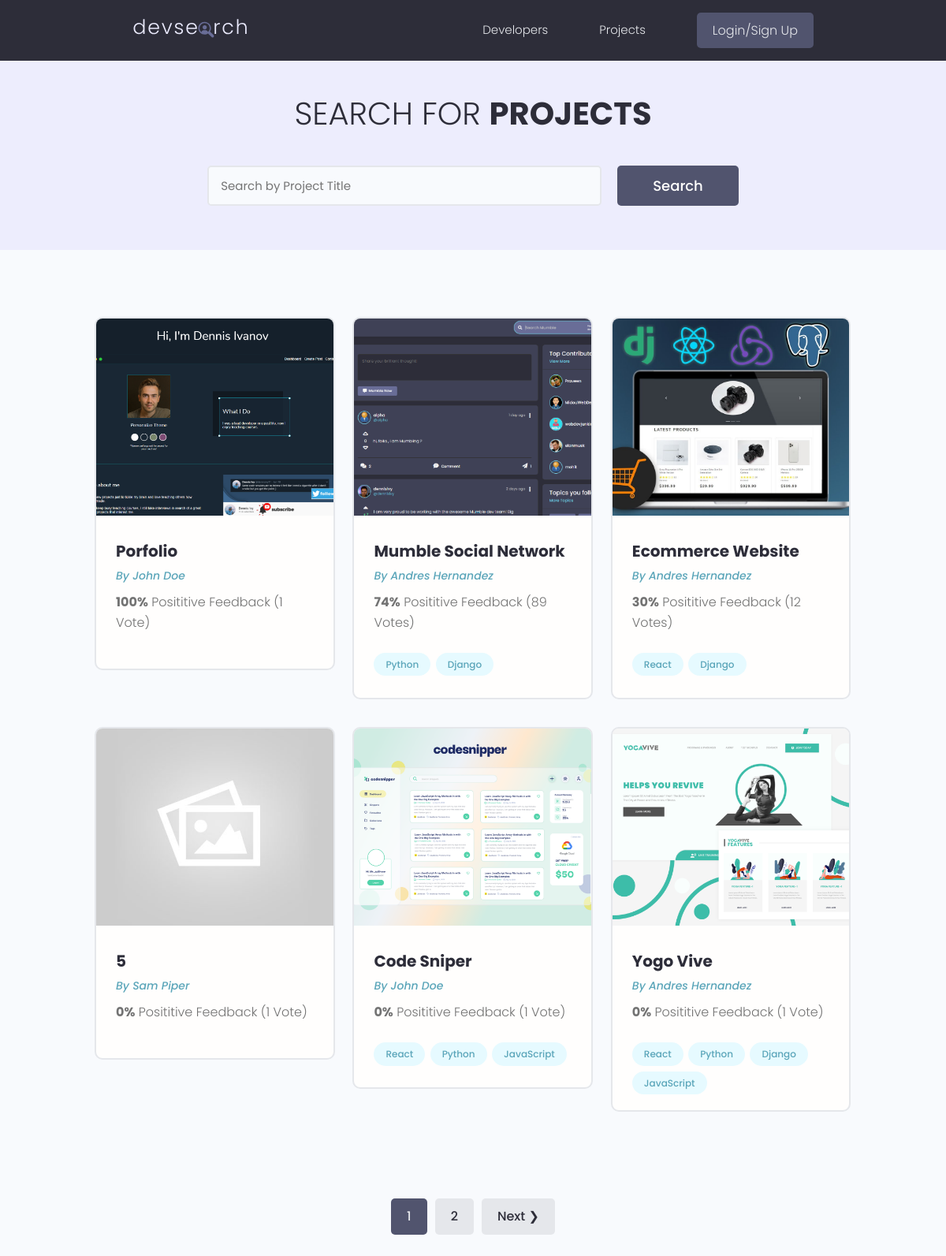
/projects/, run on the app's committed database.
### projects/models.py (models this page shows, shortened)
class Project(models.Model):
    owner = models.ForeignKey(Profile, null=True, blank=True, on_delete=models.SET_NULL)
    title = models.CharField(max_length=200)
    description = models.TextField(null=True, blank=True) # null is for the DB and blank is for the
    featured_image = models.ImageField(null=True, blank=True, default="default.jpg")
    demo_link = models.CharField(max_length=2000, null=True, blank=True)
    source_link = models.CharField(max_length=2000, null=True, blank=True)
    tags = models.ManyToManyField('Tag', blank=True)
    vote_total = models.IntegerField(default=0, null=True, blank=True)
    vote_ratio = models.IntegerField(default=0, null=True, blank=True)
    created = models.DateTimeField(auto_now_add=True)
    id = models.UUIDField(default=uuid.uuid4, unique=True, primary_key=True, editable=False)
    class Meta:
        ordering = ['-vote_ratio', '-vote_total', 'title']

class Tag(models.Model):
    name = models.CharField(max_length=200)
    created = models.DateTimeField(auto_now_add=True)
    id = models.UUIDField(default=uuid.uuid4, unique=True, primary_key=True, editable=False)
    def __str__(self) -> str:
        return self.name

### users/models.py (models this page shows, shortened)
class Profile(models.Model):
    user = models.OneToOneField(User, on_delete=models.CASCADE, null=True, blank=True)
    name = models.CharField(max_length=200, blank=True, null=True)
    email = models.EmailField(max_length=300, blank=True, null=True)
    username = models.CharField(max_length=200, blank=True, null=True)
    location = models.CharField(max_length=200, blank=True, null=True)
    short_intro = models.CharField(max_length=200, blank=True, null=True)
    bio = models.TextField(blank=True, null=True)
    profile_image = models.ImageField(null=True, blank=True, upload_to= 'profiles/', default='profiles/user-default.png')
    social_github = models.CharField(max_length=200, blank=True, null=True)
    social_twitter = models.CharField(max_length=200, blank=True, null=True)
    social_linkedin = models.CharField(max_length=200, blank=True, null=True)
    social_youtube = models.CharField(max_length=200, blank=True, null=True)
    social_website = models.CharField(max_length=200, blank=True, null=True)
    created = models.DateTimeField(auto_now_add=True)
    id = models.UUIDField(default=uuid.uuid4, unique=True, primary_key=True, editable=False)

### projects/views.py (the view)
# urls.py: path('projects/', include('projects.urls')),
def projects(request):
    projects, search_query = searchProjects(request)
    custom_range, projects = paginateProjects(request, projects, 6)
    context = {
        'projects': projects, 'search_query':search_query, 'custom_range': custom_range
        }
    return render(request, 'projects/projects.html', context )

### projects/utils.py (called while the page is built)
def paginateProjects(request, projects, results):
    page = request.GET.get('page')
    paginator = Paginator(projects, results)
    try:
        projects = paginator.page(page)
    except PageNotAnInteger:
        page = 1
        projects = paginator.page(page)
    except EmptyPage:
        page = paginator.num_pages
        projects = paginator.page(page)
    leftIndex = (int(page) - 1)
    rightIndex = (int(page) + 2)
    if leftIndex < 1: leftIndex = 1
    if rightIndex > paginator.num_pages: rightIndex = paginator.num_pages + 1
    custom_range = range(leftIndex, rightIndex)
    return custom_range, projects

def searchProjects(request):
    search_query = ''
    if request.GET.get('search_query'):
        search_query = request.GET.get('search_query')
    tags = Tag.objects.filter(name__icontains=search_query)
    projects = Project.objects.distinct().filter(
        Q(title__icontains=search_query) |
        Q(description__icontains=search_query) |
        Q(owner__name__icontains=search_query) |
        Q(tags__in=tags)
    )
    return projects, search_query

### projects/templates/projects/projects.html (shortened to what this page needs)
{% extends 'main.html' %}
{% block content %}
<main class="projects">
   <section class="hero-section text-center">
     <div class="container container--narrow">
       <div class="hero-section__box">
         <h2>Search for <span>Projects</span></h2>
       </div>
       <div class="hero-section__search">
         <form class="form" id="searchForm" action="{% url 'projects' %}" method="get">
           <div class="form__field">
             <input class="input input--text" id="formInput#search" type="text" name="search_query"
             value="{{search_query}}"  placeholder="Search by Project Title" />
           </div>
           <input class="btn btn--sub btn--lg" type="submit" value="Search" />
         </form>
       </div>
     </div>
   </section>
   <section class="projectsList">
     <div class="container">
       <div class="grid grid--three">
         {% for project in projects %}
         <div class="column">
           <div class="card project">
             <a href="{% url 'project' project.id %}" class="project">
               <img class="project__thumbnail" src="{{ project.featured_image.url }}" alt="project thumbnail" />
               <div class="card__body">
                 <h3 class="project__title">{{ project.title }}</h3>
                 <p><a class="project__author" href="{% url 'user-profile' project.owner.id %}">By {{ project.owner.name }}</a></p>
                 <p class="project--rating">
                   <span style="font-weight: bold;">{{ project.vote_ratio}}%</span> Posititive
                   Feedback ({{ project.vote_total }} Vote{{ project.vote_total | pluralize:"s" }})
                 </p>
                 <div class="project__tags">
                    {% for tag in project.tags.all %}
                   <span class="tag tag--pill tag--main">
                     <small>{{ tag }}</small>
                   </span>
                   {% endfor %}
                 </div>
               </div>
             </a>
           </div>
         </div>
         {% endfor %}
       </div>
     </div>
   </section>
  {% include 'pagination.html' with queryset=projects custom_range=custom_range %}
 </main>
{% endblock content %}

### static/styles/app.css (style rules this page uses)
:root { --color-sub: #2d2d39; }
.btn--sub { background-color: var(--color-sub-light); }
.card { border: 2px solid var(--color-light); }
img { width: 100%; }
.hero-section { height: 40vh; display: flex; align-items: center; background-color: var(--color-sub); }
.hero-section__box { margin-bottom: 4rem; }
.hero-section__box > h2, .hero-section__box > h2 > span { font-size: 4rem; color: var(--color-light); line-height: 1.3; text-transform: uppercase; }
.hero-section__box > h2 { font-weight: 300; }
.hero-section__box > h2 > span { font-weight: 700; }
.hero-section__search > .form { display: flex; align-items: center; justify-content: center; gap: 2rem; }
.hero-section__search > .form input.input--text { width: 50rem; }
.project__author { font-size: 1.4rem; font-style: italic; }
.project--rating { margin-bottom: 1.6em; margin-top: .5em; }
.projects > .hero-section { background: var(--color-sub-lighter); height: 30vh; }
.projects .hero-section__box { margin-bottom: 2.5rem; }
.projects .hero-section__box > h2 { color: var(--color-sub); }
.projects .hero-section__box > h2 > span { font-weight: 700; color: var(--color-sub); }
.projectsList { margin-top: 8rem; }
.project__thumbnail { height: 25rem; object-fit: cover; object-position: top center; }
.project__title { font-size: 2rem; font-weight: 700; color: var(--color-sub); }

### static/uikit/styles/modules/_variables.css (style rules this page uses)
:root { --color-main: #5aa5b9; --color-main-light: #e6faff; --color-sub: #3f4156; --color-sub-light: #51546e; --color-sub-lighter: #ededfd; --color-text: #737373; --color-gray: #8b8b8b; --color-light: #e5e7eb; --color-light-gray: #767676; --color-bg: #f8fafd; --color-white: #fffefd; --color-white-light: #f3f3f3; --color-success: #359e64; --color-success-bg: #def8e8; --color-error: #fc4b0b; --color-error-bg: #fff2ee; --font-base: 'Poppins', arial, helvetica, 'Segoe UI', roboto, ubuntu, sans-serif; --font-monospace: 'Fira Code', 'Courier New', courier, monospace; --font-regular: 300; --font-medium: 500; --font-bold: 700; --generic-shadow: 1px 1px 5px #00000010; --generic-transition: all 0.3s ease-in-out; }

### static/uikit/styles/modules/_base.css (style rules this page uses)
* { margin: 0; padding: 0; box-sizing: border-box; text-rendering: optimizeLegibility; color: inherit; font-size: inherit; }
html { font-size: 50%; }
@media only screen and (min-width: 480px) { html { font-size: 56.25%; } }
@media only screen and (min-width: 1200px) { html { font-size: 62.5%; } }
body { line-height: 1.6; font-weight: 400; font-size: 1.5rem; color: var(--color-text); background-color: var(--color-bg); min-height: 100vh; }

### static/uikit/styles/modules/_typography.css (style rules this page uses)
* { font-family: var(--font-base); }
h2 { font-size: 3.6rem; font-weight: var(--font-bold); }
h3 { font-size: 3.2rem; font-weight: var(--font-medium); }
p, span, strong { font-size: 1.6rem; color: var(--color-text); font-weight: var(--font-regular); }
a { padding-bottom: 2px; text-decoration: none; display: inline-block; color: var(--color-main); font-weight: var(--font-medium); }

### static/uikit/styles/modules/_utilities.css (style rules this page uses)
.container { width: 92%; max-width: 165rem; margin: 0 auto; box-sizing: border-box; }
.container--narrow { width: 92%; max-width: 120rem; }
@media screen and (min-width: 1000px) { .container { width: 90%; } }
@media screen and (min-width: 1000px) { .container--narrow { width: 85%; } }
@media screen and (min-width: 1200px) { .container { width: 80%; } }
@media screen and (min-width: 1200px) { .container--narrow { width: 72%; } }
.text-center { text-align: center; }

### static/uikit/styles/modules/_button.css (style rules this page uses)
.btn { display: inline-block; position: relative; cursor: pointer; background-color: var(--color-light); font-weight: var(--font-medium); color: var(--color-sub); text-decoration: none; padding: 1rem 2rem; border-radius: 0.5rem; border: none; width: -webkit-fit-content; width: -moz-fit-content; width: fit-content; height: -webkit-fit-content; height: -moz-fit-content; height: fit-content; font-size: 1.6rem; outline-width: 0; outline-color: transparent; -webkit-backface-visibility: hidden; backface-visibility: hidden; transition: all 0.3s ease-in-out; }
.btn--sub { background-color: var(--color-sub); color: var(--color-white); }
.btn--lg { font-size: 1.8rem; padding: 1.2rem 4.5rem; }

### static/uikit/styles/modules/_card.css (style rules this page uses)
.card { border-radius: 1rem; background-color: var(--color-white); border: 1.5px solid var(--color-light); width: auto; height: auto; margin-top: 0.5rem; margin-bottom: 0.5rem; overflow: hidden; }
.card__body, .card__header { padding: 2rem 2.5rem; }

### data on the page
Project: featured_image (picture), title "Porfolio", owner.name "John Doe", vote_ratio "100", vote_total "1"
Project: featured_image (picture), title "Mumble Social Network", owner.name "Andres Hernandez", vote_ratio "74", vote_total "89", vote_total|pluralize "s"
Tag: name "Python"
Tag: name "Django"
Project: featured_image (picture), title "Ecommerce Website", owner.name "Andres Hernandez", vote_ratio "30", vote_total "12", vote_total|pluralize "s"
Tag: name "React"
Project: featured_image (placeholder picture), title "5", owner.name "Sam Piper", vote_ratio "0", vote_total "1"
Project: featured_image (picture), title "Code Sniper", owner.name "John Doe", vote_ratio "0", vote_total "1"
Tag: name "JavaScript"
Project: featured_image (picture), title "Yogo Vive", owner.name "Andres Hernandez", vote_ratio "0", vote_total "1"

### other printed values
{{ page }} "1"
{{ page }} "2"
